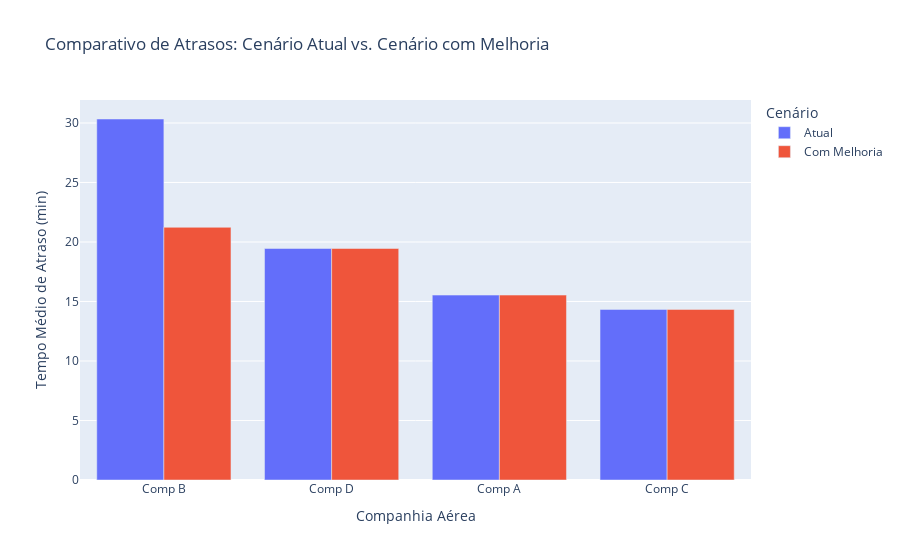

The cell this chart's notebook holds for it:
### Markdown cell above
### Proposta de Solução

Com base na análise, a principal causa dos atrasos está concentrada na **Companhia B**. Uma solução eficaz seria a implementação de um **Plano de Melhoria de Performance Operacional** focado nesta companhia.

O plano poderia incluir:

1.  **Auditoria de Processos:** Uma análise detalhada dos processos de embarque, manutenção de aeronaves e logística da Companhia B para identificar os gargalos específicos.
2.  **Metas de Redução de Atraso:** Estabelecer metas claras e mensuráveis para a redução do tempo médio de atraso. Por exemplo, uma meta de reduzir o tempo médio de atraso da Companhia B em 30% nos próximos 6 meses.
3.  **Monitoramento Contínuo:** Acompanhar o desempenho da companhia através de KPIs (Key Performance Indicators) semanais.

A seguir, vamos simular o impacto que uma redução de 50% nos atrasos da Companhia B teria no cenário geral do aeroporto.

### Code cell
# Criar um novo dataframe para a simulação
df_simulacao = df.copy()

# Reduzir o tempo de atraso da Companhia B em 30%
df_simulacao.loc[df_simulacao['companhia_aerea'] == 'Comp B', 'tempo_de_atraso'] *= 0.7

# Calcular o novo tempo médio de atraso por companhia
novo_atraso_por_companhia = df_simulacao.groupby('companhia_aerea')['tempo_de_atraso'].mean()

# Criar um dataframe para o gráfico
df_comparacao = pd.DataFrame({
    'Cenário': ['Atual'] * len(atraso_por_companhia) + ['Com Melhoria'] * len(novo_atraso_por_companhia),
    'Companhia Aérea': list(atraso_por_companhia.index) + list(novo_atraso_por_companhia.index),
    'Tempo Médio de Atraso': list(atraso_por_companhia.values) + list(novo_atraso_por_companhia.values)
})

# Gerar o gráfico de barras comparativo
fig = px.bar(df_comparacao, 
             x='Companhia Aérea', 
             y='Tempo Médio de Atraso',
             color='Cenário',
             barmode='group',
             labels={'Tempo Médio de Atraso': 'Tempo Médio de Atraso (min)'},
             title='Comparativo de Atrasos: Cenário Atual vs. Cenário com Melhoria')
fig.show()

### Figure 1 — Plotly figure (JSON) as saved in the notebook; plotly's stock layout.template omitted (floating-point values rounded to 4 significant figures)
{"data": [{"alignmentgroup": "True", "hovertemplate": "Cenário=Atual<br>Companhia Aérea=%{x}<br>Tempo Médio de Atraso (min)=%{y}<extra></extra>", "legendgroup": "Atual", "marker": {"color": "#636efa", "pattern": {"shape": ""}}, "name": "Atual", "offsetgroup": "Atual", "orientation": "v", "showlegend": true, "textposition": "auto", "type": "bar", "x": ["Comp B", "Comp D", "Comp A", "Comp C"], "xaxis": "x", "y": [30.33, 19.45, 15.54, 14.33], "yaxis": "y"}, {"alignmentgroup": "True", "hovertemplate": "Cenário=Com Melhoria<br>Companhia Aérea=%{x}<br>Tempo Médio de Atraso (min)=%{y}<extra></extra>", "legendgroup": "Com Melhoria", "marker": {"color": "#EF553B", "pattern": {"shape": ""}}, "name": "Com Melhoria", "offsetgroup": "Com Melhoria", "orientation": "v", "showlegend": true, "textposition": "auto", "type": "bar", "x": ["Comp A", "Comp B", "Comp C", "Comp D"], "xaxis": "x", "y": [15.54, 21.23, 14.33, 19.45], "yaxis": "y"}], "layout": {"barmode": "group", "legend": {"title": {"text": "Cenário"}, "tracegroupgap": 0}, "title": {"text": "Comparativo de Atrasos: Cenário Atual vs. Cenário com Melhoria"}, "xaxis": {"anchor": "y", "domain": [0, 1], "title": {"text": "Companhia Aérea"}}, "yaxis": {"anchor": "x", "domain": [0, 1], "title": {"text": "Tempo Médio de Atraso (min)"}}}}
